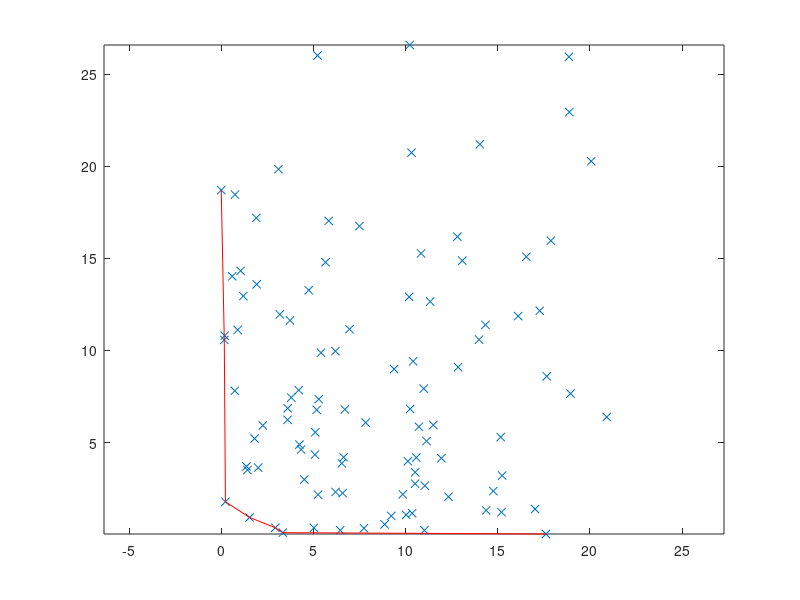

The MATLAB source for this figure:
clf
clear all

% direction = 'outer';
direction = 'inner';

a = 10*abs(randn(100,2));
% a = [1 10; 2 8; 2 7; 3 6; 4 8; 6 3; 1 11; 2 2; 6 1];

front = a(1,:);

for i=2:length(a)
    switch direction
        case 'inner'
           % inner front
            list1 = find(front(:,1) >= a(i,1));
            list2 = find(front(:,2) >= a(i,2));
            to_remove = [];
            ind = [];

            for j=1:length(list1)
                ind = find(list1(j) == list2);
               if ~isempty(ind)
                to_remove(end+1) = ind;
               end
            end
            front(list2(to_remove),:) = [];

            if (length(list1) + length(list2) >0)
                t1 = front(:,1) <= a(i,1);
                t2 = front(:,2) <= a(i,2);
                if (isempty(find(t1==t2)))
                    front(end+1,:) = a(i,:);
                end
            end
        case 'outer'
            %outer front
            list1 = find(front(:,1) <= a(i,1));
            list2 = find(front(:,2) <= a(i,2));
            to_remove = [];
            ind = [];

            for j=1:length(list1)
                ind = find(list1(j) == list2);
               if ~isempty(ind)
                to_remove(end+1) = ind;
               end
            end
            front(list2(to_remove),:) = [];

            if (length(list1) + length(list2) >0)
                t1 = front(:,1) >= a(i,1);
                t2 = front(:,2) >= a(i,2);
                if (isempty(find(t1==t2)))
                    front(end+1,:) = a(i,:);
                end
            end
    end
end

plot(a(:,1), a(:,2), 'x')
hold on
[~, order] = sort(front(:,1));
front = front(order,:)
plot(front(:,1), front(:,2), 'r')
axis equal